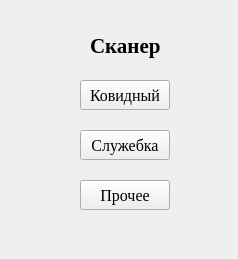
<?xml version="1.0" encoding="UTF-8"?>
<ui version="4.0">
 <class>Form</class>
 <widget class="QWidget" name="Form">
  <property name="geometry">
   <rect>
    <x>0</x>
    <y>0</y>
    <width>238</width>
    <height>259</height>
   </rect>
  </property>
  <property name="windowTitle">
   <string>Form</string>
  </property>
  <widget class="QPushButton" name="b_covid">
   <property name="geometry">
    <rect>
     <x>80</x>
     <y>80</y>
     <width>90</width>
     <height>30</height>
    </rect>
   </property>
   <property name="font">
    <font>
     <family>Times New Roman</family>
     <pointsize>12</pointsize>
    </font>
   </property>
   <property name="text">
    <string>Ковидный</string>
   </property>
  </widget>
  <widget class="QPushButton" name="b_note">
   <property name="geometry">
    <rect>
     <x>80</x>
     <y>130</y>
     <width>90</width>
     <height>30</height>
    </rect>
   </property>
   <property name="font">
    <font>
     <family>Times New Roman</family>
     <pointsize>12</pointsize>
    </font>
   </property>
   <property name="text">
    <string>Служебка</string>
   </property>
  </widget>
  <widget class="QPushButton" name="b_other">
   <property name="geometry">
    <rect>
     <x>80</x>
     <y>180</y>
     <width>90</width>
     <height>30</height>
    </rect>
   </property>
   <property name="font">
    <font>
     <family>Times New Roman</family>
     <pointsize>12</pointsize>
    </font>
   </property>
   <property name="text">
    <string>Прочее</string>
   </property>
  </widget>
  <widget class="QLabel" name="label">
   <property name="geometry">
    <rect>
     <x>90</x>
     <y>30</y>
     <width>81</width>
     <height>31</height>
    </rect>
   </property>
   <property name="font">
    <font>
     <family>Times New Roman</family>
     <pointsize>16</pointsize>
     <bold>true</bold>
    </font>
   </property>
   <property name="text">
    <string>Сканер</string>
   </property>
  </widget>
 </widget>
 <resources/>
 <connections/>
</ui>
